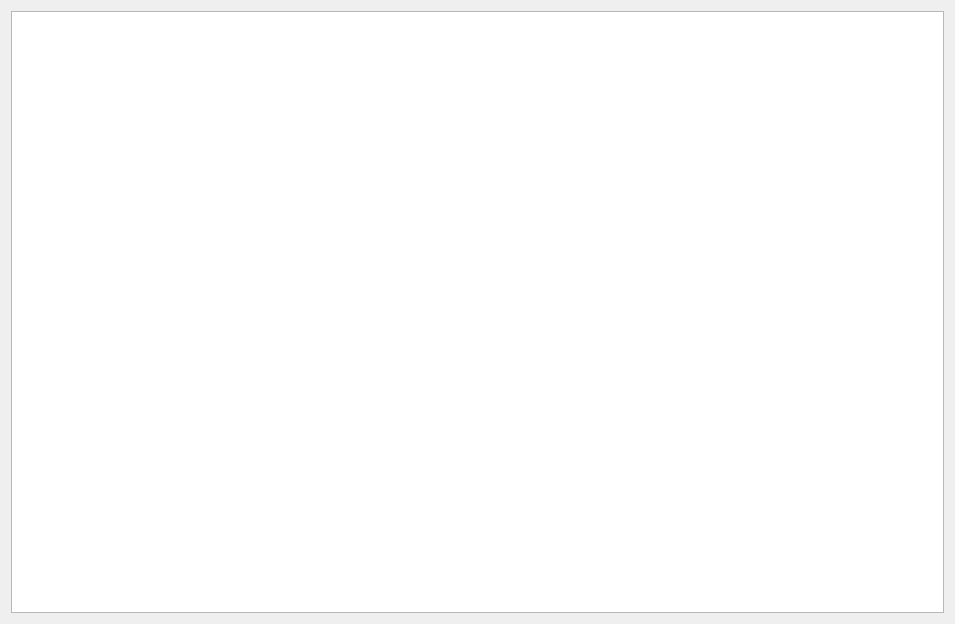
<?xml version="1.0" encoding="UTF-8"?>
<ui version="4.0">
 <class>Form</class>
 <widget class="QWidget" name="Form">
  <property name="geometry">
   <rect>
    <x>0</x>
    <y>0</y>
    <width>955</width>
    <height>624</height>
   </rect>
  </property>
  <property name="windowTitle">
   <string>Comments</string>
  </property>
  <layout class="QGridLayout" name="gridLayout_2">
   <item row="0" column="0">
    <layout class="QGridLayout" name="gridLayout">
     <item row="0" column="0">
      <widget class="QPlainTextEdit" name="text_box"/>
     </item>
    </layout>
   </item>
  </layout>
 </widget>
 <resources/>
 <connections/>
</ui>
